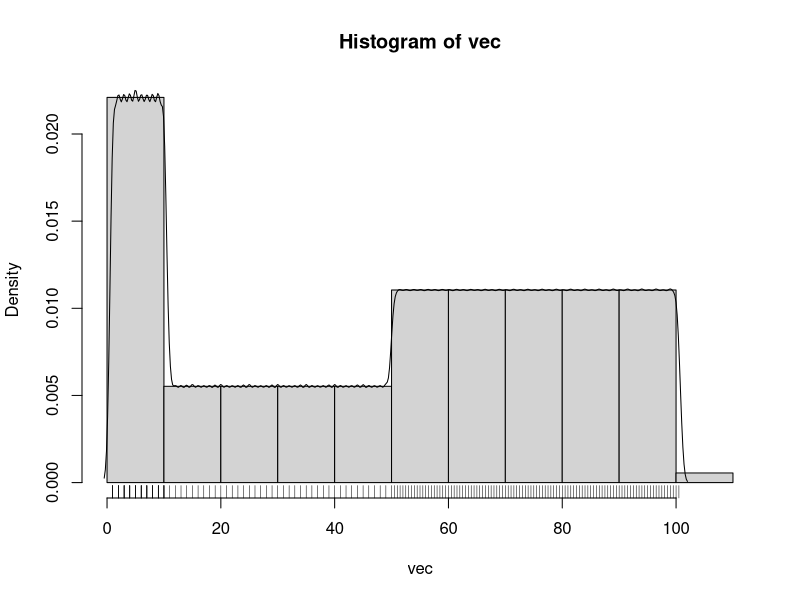
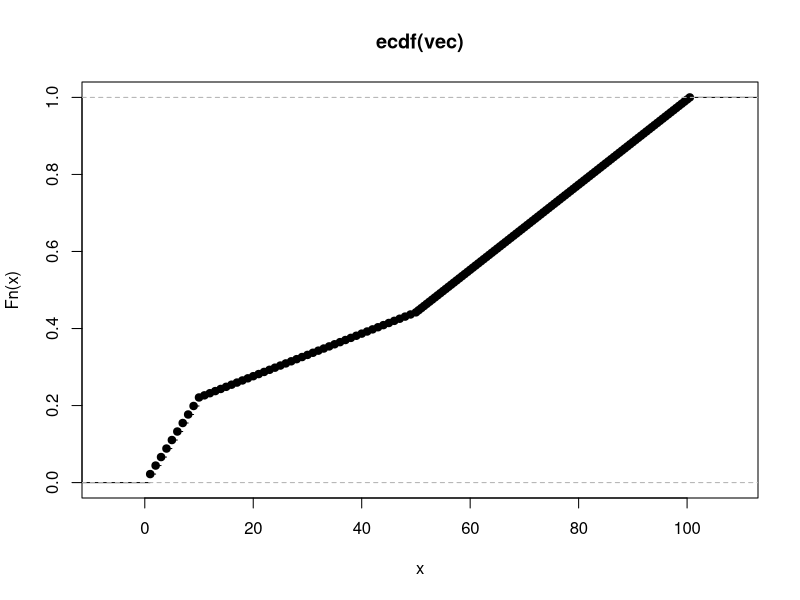

Here is the R script that generated these plots, in order:
vec = c(1:10,1:100,1:10,1:10,50:100 +.5)

# fivenum 
hist(vec,probability = TRUE)
lines(density(vec,bw=.5))
rug(vec) # shows the data point
plot(ecdf(vec))

